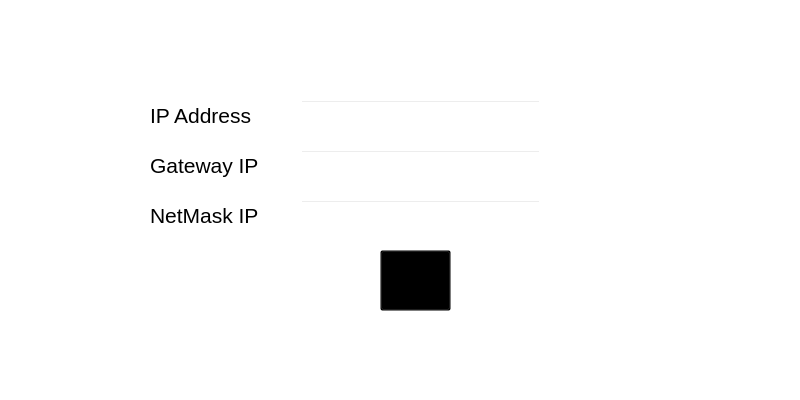
<?xml version="1.0" encoding="UTF-8"?>
<ui version="4.0">
 <class>network_setting</class>
 <widget class="QFrame" name="network_setting">
  <property name="geometry">
   <rect>
    <x>0</x>
    <y>0</y>
    <width>800</width>
    <height>400</height>
   </rect>
  </property>
  <property name="windowTitle">
   <string>Frame</string>
  </property>
  <property name="styleSheet">
   <string notr="true">background: transparent;</string>
  </property>
  <property name="frameShape">
   <enum>QFrame::NoFrame</enum>
  </property>
  <property name="frameShadow">
   <enum>QFrame::Raised</enum>
  </property>
  <property name="lineWidth">
   <number>0</number>
  </property>
  <widget class="QLabel" name="label_ip_address">
   <property name="geometry">
    <rect>
     <x>150</x>
     <y>100</y>
     <width>111</width>
     <height>31</height>
    </rect>
   </property>
   <property name="font">
    <font>
     <pointsize>16</pointsize>
    </font>
   </property>
   <property name="text">
    <string>IP Address</string>
   </property>
  </widget>
  <widget class="QLabel" name="label_gw_ip">
   <property name="geometry">
    <rect>
     <x>150</x>
     <y>150</y>
     <width>111</width>
     <height>31</height>
    </rect>
   </property>
   <property name="font">
    <font>
     <pointsize>16</pointsize>
    </font>
   </property>
   <property name="text">
    <string>Gateway IP</string>
   </property>
  </widget>
  <widget class="QLabel" name="label_netmask_ip">
   <property name="geometry">
    <rect>
     <x>150</x>
     <y>200</y>
     <width>121</width>
     <height>31</height>
    </rect>
   </property>
   <property name="font">
    <font>
     <pointsize>16</pointsize>
    </font>
   </property>
   <property name="text">
    <string>NetMask IP</string>
   </property>
  </widget>
  <widget class="QLineEdit" name="ledit_ip_address">
   <property name="geometry">
    <rect>
     <x>300</x>
     <y>100</y>
     <width>241</width>
     <height>41</height>
    </rect>
   </property>
   <property name="font">
    <font>
     <pointsize>14</pointsize>
    </font>
   </property>
   <property name="styleSheet">
    <string notr="true"/>
   </property>
   <property name="alignment">
    <set>Qt::AlignCenter</set>
   </property>
  </widget>
  <widget class="QLineEdit" name="ledit_gw_ip">
   <property name="geometry">
    <rect>
     <x>300</x>
     <y>150</y>
     <width>241</width>
     <height>41</height>
    </rect>
   </property>
   <property name="font">
    <font>
     <pointsize>14</pointsize>
    </font>
   </property>
   <property name="alignment">
    <set>Qt::AlignCenter</set>
   </property>
  </widget>
  <widget class="QLineEdit" name="ledit_netmask_ip">
   <property name="geometry">
    <rect>
     <x>300</x>
     <y>200</y>
     <width>241</width>
     <height>41</height>
    </rect>
   </property>
   <property name="font">
    <font>
     <pointsize>14</pointsize>
    </font>
   </property>
   <property name="alignment">
    <set>Qt::AlignCenter</set>
   </property>
  </widget>
  <widget class="QToolButton" name="toolButton">
   <property name="geometry">
    <rect>
     <x>380</x>
     <y>250</y>
     <width>71</width>
     <height>61</height>
    </rect>
   </property>
   <property name="toolTip">
    <string>Save Settings</string>
   </property>
   <property name="styleSheet">
    <string notr="true">background: transparent;</string>
   </property>
   <property name="text">
    <string>...</string>
   </property>
   <property name="icon">
    <iconset resource="controller.qrc">
     <normaloff>:/images/save.png</normaloff>:/images/save.png</iconset>
   </property>
   <property name="iconSize">
    <size>
     <width>48</width>
     <height>48</height>
    </size>
   </property>
  </widget>
 </widget>
 <resources>
  <include location="controller.qrc"/>
 </resources>
 <connections/>
</ui>
